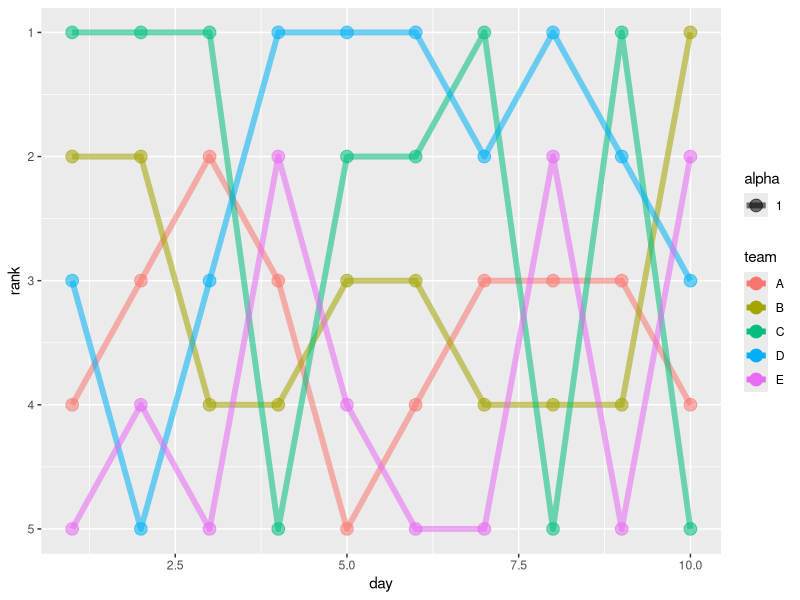
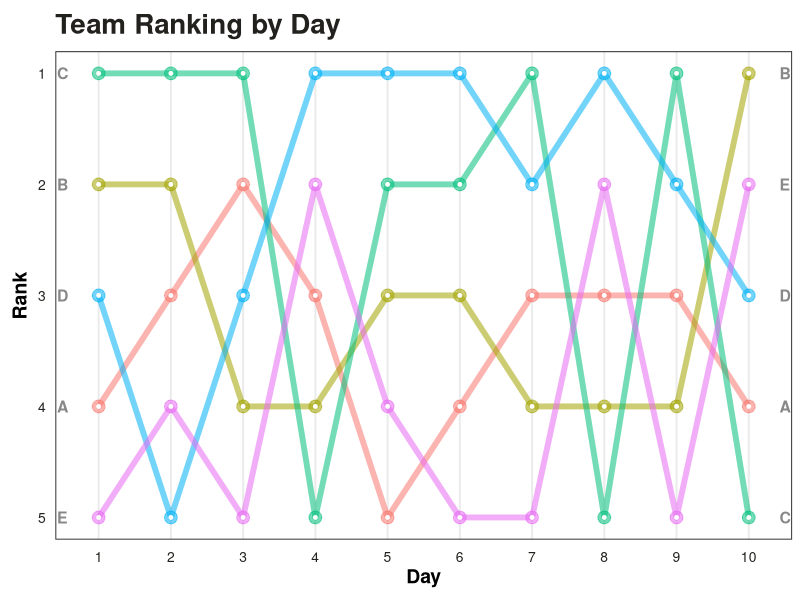
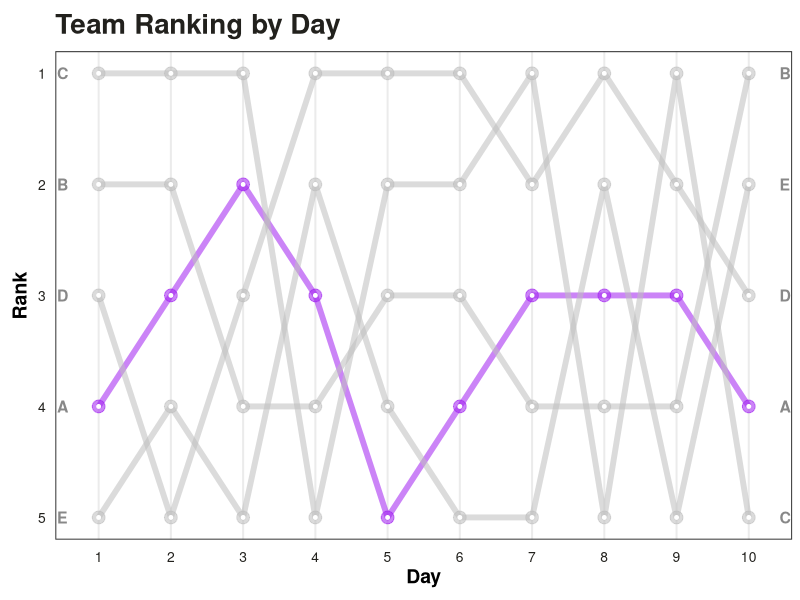
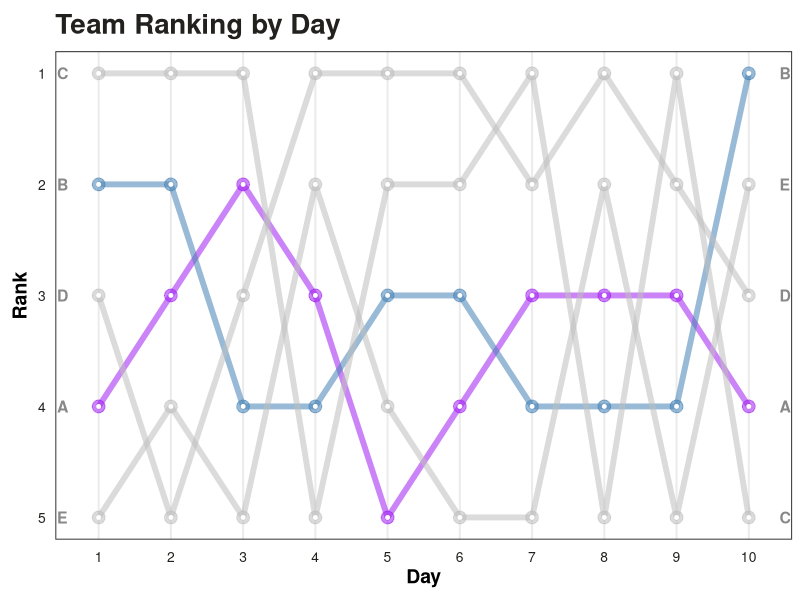

Source code (R) for these figures, in order:
# Example: Creating a Bump Chart
library("ggplot2")
library("dplyr")

# set the seed to make this example reproducible
set.seed(10)

data <- data.frame(team=rep(LETTERS[1:5], each=10),
                   random_num=runif(50),
                   day=rep(1:10, 5))

# display data 
data

data <- data %>% 
  group_by(day) %>% 
  arrange(day, desc(random_num), team) %>% 
  mutate(rank = row_number()) %>% 
  ungroup()

# view data 
head(data)

# This data frame simply shows the "rank" of five different teams 
# across a time span of 10 days.

# We can use ggplot2 to create a bump chart to visualize the 
# rank of each team during each day over this time span:
ggplot(data, aes(x=day, y=rank, group=team)) + 
  geom_line(aes(color=team, alpha=1), size=2) +
  geom_point(aes(color=team, alpha=1), size=4) + 
  scale_y_reverse(breaks=1:nrow(data))

# Styling the Bump Chart
my_theme <- function() {
  #colors
  color.background = "white"
    color.text = "#22211d"
      
    #Begin construction of chart
    theme_bw(base_size = 15) + 
      
      #Format background colors
      theme(panel.background = element_rect(fill = color.background,
                                            color = color.background)) +
      theme(plot.background = element_rect(fill = color.background,
                                           color=color.background)) +
      theme(panel.background = element_rect(color=color.background)) +
      theme(strip.background = element_rect(fill=color.background,
                                            color = color.background)) + 
      
      #Format the grid
      theme(panel.grid.major.y = element_blank()) + 
      theme(panel.grid.minor.y = element_blank()) +
      theme(axis.ticks = element_blank()) +
      
      #Format the legend
      theme(legend.position = "none") +
      theme(plot.title = element_text(color=color.text, size = 20, face="bold")) +
      theme(axis.title.x = element_text(size = 14, color = "black", face = "bold")) +
      theme(axis.title.y = element_text(size=14, color = "black", face = "bold",
                                        vjust = 1.25)) +
      theme(axis.text.x = element_text(size=10, vjust = 0.5, hjust = 0.5,
                                       color=color.text)) +
      theme(axis.text.y = element_text(size=10, color=color.text)) + 
      theme(strip.text = element_text(face = "bold")) + 
      #Plot margins
      theme(plot.margin = unit(c(0.35, 0.2, 0.3, 0.35), "cm"))
}


# We'll create the bump chart again, but this time we'll
# remove the legend, add some chart labels, and use the theme
# defined in the code above:
ggplot(data, aes(x = as.factor(day), y = rank, group = team)) +
  geom_line(aes(color = team, alpha = 1), size = 2) +
  geom_point(aes(color = team, alpha = 1), size = 4) +
  geom_point(color = "#FFFFFF", size = 1) +
  scale_y_reverse(breaks = 1:nrow(data)) + 
  scale_x_discrete(breaks = 1:10) +
  theme(legend.position = 'none') +
  geom_text(data = data %>% filter(day == "1"),
            aes(label = team, x = 0.5) , hjust = .5,
            fontface = "bold", color = "#888888", size = 4) +
  geom_text(data = data %>% filter(day == "10"),
            aes(label = team, x = 10.5) , hjust = 0.5,
            fontface = "bold", color = "#888888", size = 4) +
  labs(x = 'Day', y = 'Rank', title = 'Team Ranking by Day') +
  my_theme() 

# We can also easily highlight one of the lines by adding a 
# scale_color_manual() argument. For example, in the following
# code we make the line for team A purple and the line for all
# of the other lines grey:

ggplot(data, aes(x = as.factor(day), y = rank, group = team)) +
  geom_line(aes(color = team, alpha = 1), size = 2) +
  geom_point(aes(color = team, alpha = 1), size = 4) +
  geom_point(color = "#FFFFFF", size = 1) +
  scale_y_reverse(breaks = 1:nrow(data)) + 
  scale_x_discrete(breaks = 1:10) +
  theme(legend.position = 'none') +
  geom_text(data = data %>% filter(day == "1"),
            aes(label = team, x = 0.5) , hjust = .5,
            fontface = "bold", color = "#888888", size = 4) +
  geom_text(data = data %>% filter(day == "10"),
            aes(label = team, x = 10.5) , hjust = 0.5,
            fontface = "bold", color = "#888888", size = 4) +
  labs(x = 'Day', y = 'Rank', title = 'Team Ranking by Day') +
  my_theme() +
  scale_color_manual(values = c('purple', 'grey', 'grey', 'grey', 'grey'))



# We could also highlight more than one line if we'd like:
ggplot(data, aes(x = as.factor(day), y = rank, group = team)) +
  geom_line(aes(color = team, alpha = 1), size = 2) +
  geom_point(aes(color = team, alpha = 1), size = 4) +
  geom_point(color = "#FFFFFF", size = 1) +
  scale_y_reverse(breaks = 1:nrow(data)) + 
  scale_x_discrete(breaks = 1:10) +
  theme(legend.position = 'none') +
  geom_text(data = data %>% filter(day == "1"),
            aes(label = team, x = 0.5) , hjust = .5,
            fontface = "bold", color = "#888888", size = 4) +
  geom_text(data = data %>% filter(day == "10"),
            aes(label = team, x = 10.5) , hjust = 0.5,
            fontface = "bold", color = "#888888", size = 4) +
  labs(x = 'Day', y = 'Rank', title = 'Team Ranking by Day') +
  my_theme() +
  scale_color_manual(values = c('purple', 'steelblue', 'grey', 'grey', 'grey'))
